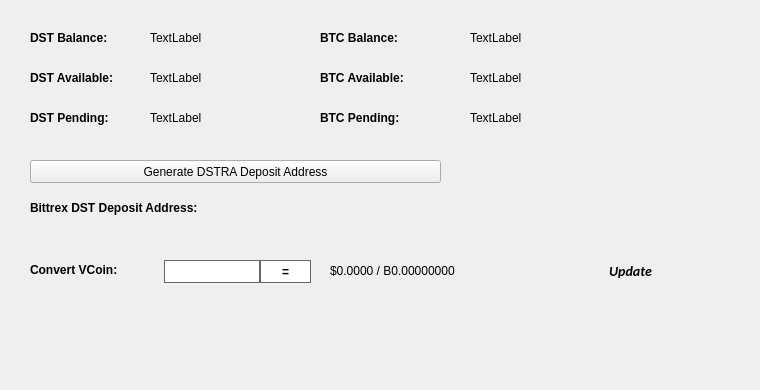
   <widget class="QWidget" name="BalanceTab">
    <attribute name="title">
     <string>Balance</string>
    </attribute>
    <widget class="QLabel" name="BitcoinBalanceLabel">
     <property name="geometry">
      <rect>
       <x>470</x>
       <y>30</y>
       <width>150</width>
       <height>16</height>
      </rect>
     </property>
     <property name="text">
      <string>TextLabel</string>
     </property>
    </widget>
    <widget class="QLabel" name="PIVBalanceLabel">
     <property name="geometry">
      <rect>
       <x>150</x>
       <y>30</y>
       <width>150</width>
       <height>16</height>
      </rect>
     </property>
     <property name="text">
      <string>TextLabel</string>
     </property>
    </widget>
    <widget class="QLabel" name="label_11">
     <property name="geometry">
      <rect>
       <x>30</x>
       <y>30</y>
       <width>101</width>
       <height>16</height>
      </rect>
     </property>
     <property name="font">
      <font>
       <weight>75</weight>
       <bold>true</bold>
      </font>
     </property>
     <property name="text">
      <string>DST Balance:</string>
     </property>
    </widget>
    <widget class="QLabel" name="label_12">
     <property name="geometry">
      <rect>
       <x>320</x>
       <y>30</y>
       <width>101</width>
       <height>16</height>
      </rect>
     </property>
     <property name="font">
      <font>
       <weight>75</weight>
       <bold>true</bold>
      </font>
     </property>
     <property name="text">
      <string>BTC Balance:</string>
     </property>
    </widget>
    <widget class="QLabel" name="PIVAvailableLabel_2">
     <property name="geometry">
      <rect>
       <x>150</x>
       <y>70</y>
       <width>150</width>
       <height>16</height>
      </rect>
     </property>
     <property name="text">
      <string>TextLabel</string>
     </property>
    </widget>
    <widget class="QLabel" name="label_13">
     <property name="geometry">
      <rect>
       <x>30</x>
       <y>70</y>
       <width>111</width>
       <height>16</height>
      </rect>
     </property>
     <property name="font">
      <font>
       <weight>75</weight>
       <bold>true</bold>
      </font>
     </property>
     <property name="text">
      <string>DST Available:</string>
     </property>
    </widget>
    <widget class="QLabel" name="label_14">
     <property name="geometry">
      <rect>
       <x>30</x>
       <y>110</y>
       <width>101</width>
       <height>16</height>
      </rect>
     </property>
     <property name="font">
      <font>
       <weight>75</weight>
       <bold>true</bold>
      </font>
     </property>
     <property name="text">
      <string>DST Pending:</string>
     </property>
    </widget>
    <widget class="QLabel" name="PIVPendingLabel">
     <property name="geometry">
      <rect>
       <x>150</x>
       <y>110</y>
       <width>150</width>
       <height>16</height>
      </rect>
     </property>
     <property name="text">
      <string>TextLabel</string>
     </property>
    </widget>
    <widget class="QLabel" name="label_15">
     <property name="geometry">
      <rect>
       <x>320</x>
       <y>70</y>
       <width>111</width>
       <height>16</height>
      </rect>
     </property>
     <property name="font">
      <font>
       <weight>75</weight>
       <bold>true</bold>
      </font>
     </property>
     <property name="text">
      <string>BTC Available:</string>
     </property>
    </widget>
    <widget class="QLabel" name="BitcoinAvailableLabel">
     <property name="geometry">
      <rect>
       <x>470</x>
       <y>70</y>
       <width>150</width>
       <height>16</height>
      </rect>
     </property>
     <property name="text">
      <string>TextLabel</string>
     </property>
    </widget>
    <widget class="QLabel" name="label_31">
     <property name="geometry">
      <rect>
       <x>320</x>
       <y>110</y>
       <width>111</width>
       <height>16</height>
      </rect>
     </property>
     <property name="font">
      <font>
       <weight>75</weight>
       <bold>true</bold>
      </font>
     </property>
     <property name="text">
      <string>BTC Pending:</string>
     </property>
    </widget>
    <widget class="QLabel" name="BitcoinPendingLabel">
     <property name="geometry">
      <rect>
       <x>470</x>
       <y>110</y>
       <width>150</width>
       <height>16</height>
      </rect>
     </property>
     <property name="text">
      <string>TextLabel</string>
     </property>
    </widget>
    <widget class="QLabel" name="label_33">
     <property name="geometry">
      <rect>
       <x>30</x>
       <y>200</y>
       <width>221</width>
       <height>16</height>
      </rect>
     </property>
     <property name="font">
      <font>
       <weight>75</weight>
       <bold>true</bold>
      </font>
     </property>
     <property name="text">
      <string>Bittrex DST Deposit Address:</string>
     </property>
    </widget>
    <widget class="QPushButton" name="GenDepositBTN">
     <property name="geometry">
      <rect>
       <x>30</x>
       <y>160</y>
       <width>411</width>
       <height>23</height>
      </rect>
     </property>
     <property name="text">
      <string>Generate DSTRA Deposit Address</string>
     </property>
     <property name="icon">
      <iconset resource="../dstra.qrc">
       <normaloff>:/icons/bitcoin</normaloff>:/icons/bitcoin</iconset>
     </property>
    </widget>
    <widget class="QLabel" name="DepositAddressLabel">
     <property name="geometry">
      <rect>
       <x>200</x>
       <y>200</y>
       <width>261</width>
       <height>16</height>
      </rect>
     </property>
     <property name="palette">
      <palette>
       <active>
        <colorrole role="WindowText">
         <brush brushstyle="SolidPattern">
          <color alpha="255">
           <red>0</red>
           <green>0</green>
           <blue>0</blue>
          </color>
         </brush>
        </colorrole>
        <colorrole role="Text">
         <brush brushstyle="SolidPattern">
          <color alpha="255">
           <red>0</red>
           <green>0</green>
           <blue>255</blue>
          </color>
         </brush>
        </colorrole>
       </active>
       <inactive>
        <colorrole role="WindowText">
         <brush brushstyle="SolidPattern">
          <color alpha="255">
           <red>0</red>
           <green>0</green>
           <blue>0</blue>
          </color>
         </brush>
        </colorrole>
        <colorrole role="Text">
         <brush brushstyle="SolidPattern">
          <color alpha="255">
           <red>0</red>
           <green>0</green>
           <blue>255</blue>
          </color>
         </brush>
        </colorrole>
       </inactive>
       <disabled>
        <colorrole role="WindowText">
         <brush brushstyle="SolidPattern">
          <color alpha="255">
           <red>120</red>
           <green>120</green>
           <blue>120</blue>
          </color>
         </brush>
        </colorrole>
        <colorrole role="Text">
         <brush brushstyle="SolidPattern">
          <color alpha="255">
           <red>120</red>
           <green>120</green>
           <blue>120</blue>
          </color>
         </brush>
        </colorrole>
       </disabled>
      </palette>
     </property>
     <property name="font">
      <font>
       <weight>75</weight>
       <bold>true</bold>
      </font>
     </property>
     <property name="text">
      <string/>
     </property>
     <property name="alignment">
      <set>Qt::AlignRight|Qt::AlignTrailing|Qt::AlignVCenter</set>
     </property>
     <property name="textInteractionFlags">
      <set>Qt::LinksAccessibleByMouse|Qt::TextSelectableByKeyboard|Qt::TextSelectableByMouse</set>
     </property>
    </widget>
    <widget class="QLabel" name="label_8">
     <property name="geometry">
      <rect>
       <x>460</x>
       <y>300</y>
       <width>281</width>
       <height>81</height>
      </rect>
     </property>
     <property name="text">
      <string/>
     </property>
     <property name="pixmap">
      <pixmap>:/images/bittrex</pixmap>
     </property>
    </widget>
    <widget class="QWidget" name="widgetConversion" native="true">
     <property name="geometry">
      <rect>
       <x>0</x>
       <y>250</y>
       <width>751</width>
       <height>43</height>
      </rect>
     </property>
     <property name="minimumSize">
      <size>
       <width>0</width>
       <height>43</height>
      </size>
     </property>
     <property name="styleSheet">
      <string notr="true"/>
     </property>
     <widget class="QPushButton" name="btnUpdateMarketData">
      <property name="geometry">
       <rect>
        <x>575</x>
        <y>0</y>
        <width>111</width>
        <height>41</height>
       </rect>
      </property>
      <property name="sizePolicy">
       <sizepolicy hsizetype="Expanding" vsizetype="Expanding">
        <horstretch>0</horstretch>
        <verstretch>0</verstretch>
       </sizepolicy>
      </property>
      <property name="font">
       <font>
        <family>calibri</family>
        <pointsize>-1</pointsize>
        <weight>75</weight>
        <italic>true</italic>
        <bold>true</bold>
       </font>
      </property>
      <property name="styleSheet">
       <string notr="true">margin:0px;text-align:center;padding:2px;border-radius:3px;font-style:italic;width:100px;font-size:14px;font-family:calibri;font-weight:600;</string>
      </property>
      <property name="text">
       <string>Update</string>
      </property>
      <property name="iconSize">
       <size>
        <width>150</width>
        <height>35</height>
       </size>
      </property>
      <property name="autoDefault">
       <bool>true</bool>
      </property>
      <property name="default">
       <bool>true</bool>
      </property>
     </widget>
     <widget class="QLabel" name="lblConvertVCoin">
      <property name="geometry">
       <rect>
        <x>30</x>
        <y>10</y>
        <width>131</width>
        <height>20</height>
       </rect>
      </property>
      <property name="styleSheet">
       <string notr="true"/>
      </property>
      <property name="text">
       <string>&lt;html&gt;&lt;head/&gt;&lt;body&gt;&lt;p&gt;&lt;span style=&quot; font-weight:600;&quot;&gt;Convert VCoin:&lt;/span&gt;&lt;/p&gt;&lt;/body&gt;&lt;/html&gt;</string>
      </property>
     </widget>
     <widget class="QLineEdit" name="txtConvertVCoinQty">
      <property name="geometry">
       <rect>
        <x>160</x>
        <y>10</y>
        <width>100</width>
        <height>23</height>
       </rect>
      </property>
      <property name="minimumSize">
       <size>
        <width>100</width>
        <height>23</height>
       </size>
      </property>
      <property name="maximumSize">
       <size>
        <width>100</width>
        <height>16777215</height>
       </size>
      </property>
      <property name="styleSheet">
       <string notr="true">border: 1px solid #61696c;margin-left:4px;</string>
      </property>
     </widget>
     <widget class="QPushButton" name="btnConvertDSTRA">
      <property name="geometry">
       <rect>
        <x>260</x>
        <y>10</y>
        <width>51</width>
        <height>23</height>
       </rect>
      </property>
      <property name="minimumSize">
       <size>
        <width>0</width>
        <height>23</height>
       </size>
      </property>
      <property name="styleSheet">
       <string notr="true">border:1px solid #61696c;background:white;font-weight:600;</string>
      </property>
      <property name="text">
       <string>=</string>
      </property>
     </widget>
     <widget class="QLabel" name="lblConvertVCoinResults">
      <property name="geometry">
       <rect>
        <x>330</x>
        <y>0</y>
        <width>201</width>
        <height>41</height>
       </rect>
      </property>
      <property name="styleSheet">
       <string notr="true"/>
      </property>
      <property name="text">
       <string>$0.0000 / B0.00000000</string>
      </property>
     </widget>
     <widget class="QLabel" name="iconOverviewUpdateWait">
      <property name="geometry">
       <rect>
        <x>670</x>
        <y>10</y>
        <width>24</width>
        <height>24</height>
       </rect>
      </property>
      <property name="text">
       <string/>
      </property>
      <property name="pixmap">
       <pixmap resource="../dstra.qrc">:/icons/transaction_1</pixmap>
      </property>
      <property name="scaledContents">
       <bool>true</bool>
      </property>
      <property name="alignment">
       <set>Qt::AlignCenter</set>
      </property>
     </widget>
    </widget>
   </widget>
